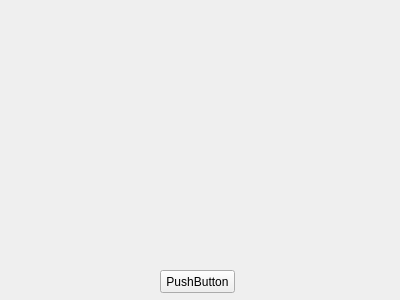
<?xml version="1.0" encoding="UTF-8"?>
<ui version="4.0">
 <class>Widget</class>
 <widget class="QWidget" name="Widget">
  <property name="geometry">
   <rect>
    <x>0</x>
    <y>0</y>
    <width>400</width>
    <height>300</height>
   </rect>
  </property>
  <property name="windowTitle">
   <string>Widget</string>
  </property>
  <widget class="QPushButton" name="pushButton">
   <property name="geometry">
    <rect>
     <x>160</x>
     <y>270</y>
     <width>75</width>
     <height>23</height>
    </rect>
   </property>
   <property name="text">
    <string>PushButton</string>
   </property>
  </widget>
 </widget>
 <layoutdefault spacing="6" margin="11"/>
 <resources/>
 <connections/>
</ui>
